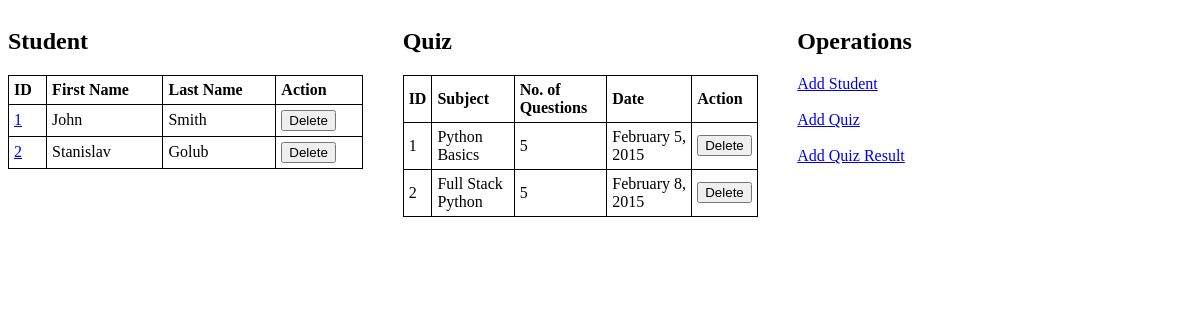
/dashboard, run on the app's committed database.
### tables this page shows
CREATE TABLE student(std_id INTEGER PRIMARY KEY AUTOINCREMENT, first_name TEXT, last_name TEXT);

CREATE TABLE quiz(quiz_id INTEGER PRIMARY KEY AUTOINCREMENT, subject TEXT, number_of_questions TEXT, Date TEXT);

### assignment13.py (the view)
@app.route('/dashboard', methods = ['POST', 'GET'])
def dashboard():
    conn = sqlite3.connect('hw13.db')
    cur = conn.cursor()
    cur.execute('SELECT * FROM student')
    data = cur.fetchall()
    cur.execute('SELECT * FROM quiz')
    data2 = cur.fetchall()
    print('data: ', data)
    print('Data2: ', data2)
    if request.method == 'POST':
        return render_template('addStudent.html')
    return render_template('dashboard.html', data = data, data2 = data2)

### templates/dashboard.html (shortened to what this page needs)
<!DOCTYPE html>
<html lang="en">
<head>
</head>
<body>
    <div class="row">
        <div class="column">
            <h2>Student</h2>
            <table style="width:90%" method="GET" action="/dashboard">
                <tr>
                    <th>ID</th>
                    <th>First Name</th>
                    <th>Last Name</th>
                    <th>Action</th>
                </tr>
                {% for item in data %}
                <tr>
                    <td><a href="/student/{{item[0]}}">{{item[0]}}</a> </td>
                    <td>{{item[1]}}</td>
                    <td>{{item[2]}}</td>
                    <td>
                        <form action="/deleteStudent" method="post">
                            <input type="submit" value="Delete" class="btn btn-danger">
                        </form>
                    </td>
                    {% endfor %}
                </tr>
            </table>
        </div>
        <div class="column">
            <h2>Quiz</h2>
            <table style="width:90%" method="GET">
                <tr>
                    <th>ID</th>
                    <th>Subject</th>
                    <th>No. of Questions</th>
                    <th>Date</th>
                    <th>Action</th>
                </tr>
                {% for item in data2 %}
                <tr>
                    <td>{{item[0]}}</td>
                    <td>{{item[1]}}</td>
                    <td>{{item[2]}}</td>
                    <td>{{item[3]}}</td>
                    <td>
                        <form action="/deleteQuiz" method="post">
                            <input type="submit" value="Delete" class="btn btn-danger">
                        </form>
                    </td>
                    {% endfor %}
                </tr>
            </table>
        </div>
        <div class="column">
            <h2>Operations</h2>
            <form>
                <a href="/student/add">Add Student</a>
            </form><br>
            <form>
                <a href="/quiz/add">Add Quiz</a>
            </form>
            <br>
            <form>
                <a href="/results/add">Add Quiz Result</a>
            </form>
        </div>
    </div>
</body>
</html>

### templates/dashboard.html (style rules this page uses)
* { box-sizing: border-box; }
.column { float: left; width: 33.33%; }
.row:after { content: ""; display: table; clear: both; }
table, th, td { border: 1px solid black; border-collapse: collapse; }
th, td { padding: 5px; text-align: left; }

### data on the page
student: std_id "1", first_name "John", last_name "Smith"
student: std_id "2", first_name "Stanislav", last_name "Golub"
quiz: quiz_id "1", subject "Python Basics", number_of_questions "5", Date "February 5, 2015"
quiz: quiz_id "2", subject "Full Stack Python", number_of_questions "5", Date "February 8, 2015"
